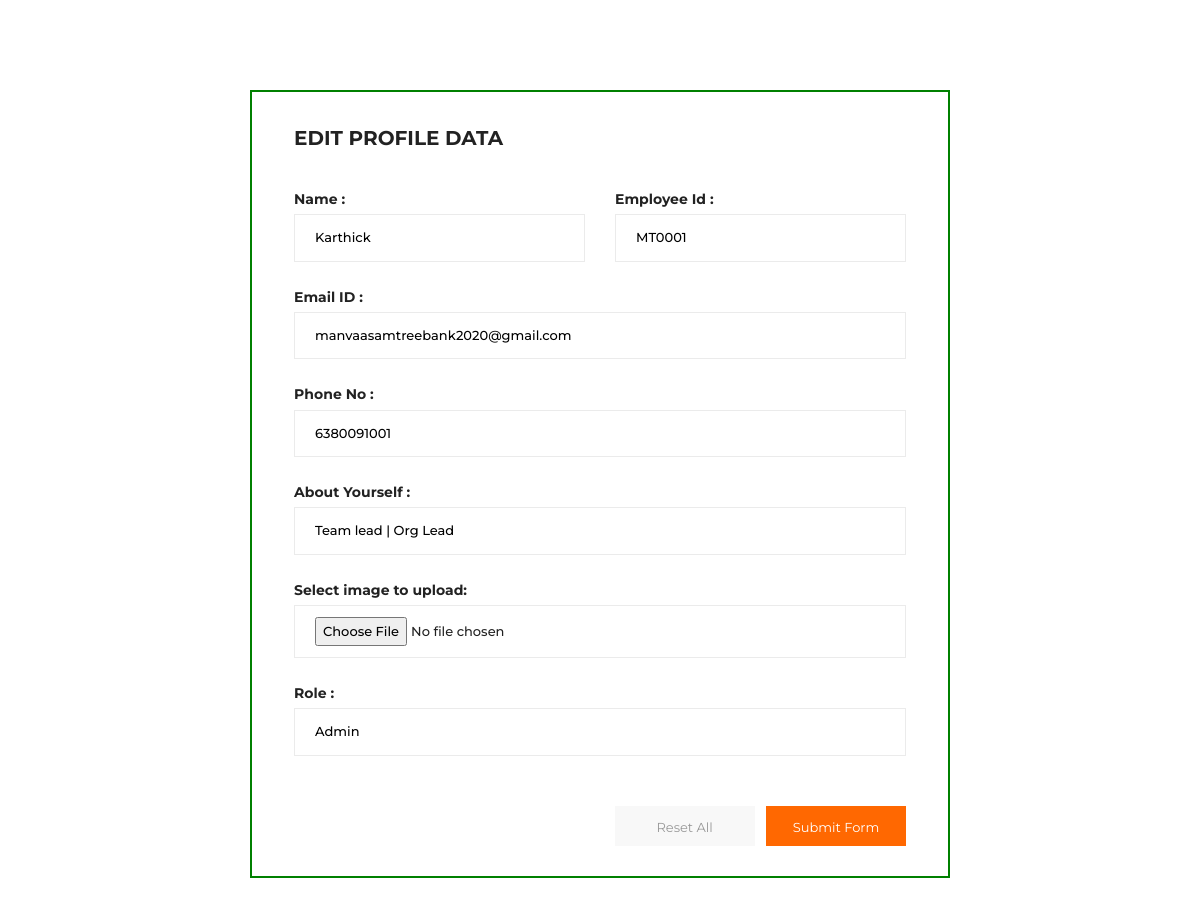
The page /employee/EditProfile.php?user_name=MT0001 (signed in) on the database its author committed.
### tables this page shows
CREATE TABLE `employees` (
  `id` int(10) NOT NULL,
  `user_name` varchar(225) DEFAULT NULL,
  `password` varchar(225) DEFAULT NULL,
  `name` varchar(50) NOT NULL,
  `timeSpend` int(11) NOT NULL DEFAULT 0,
  `gForm` varchar(255) NOT NULL,
  `about` text DEFAULT NULL,
  `email` varchar(255) DEFAULT NULL,
  `phone` varchar(255) DEFAULT NULL,
  `enable` int(11) NOT NULL DEFAULT 1,
  `role` varchar(255) NOT NULL DEFAULT 'employee'
);

### employee/EditProfile.php (the view, shortened to what this page needs)
<?php
if ($_SERVER['REQUEST_METHOD'] == "GET") {
    if (isset($_GET['user_name'])) {
        $user_name = $_GET['user_name'];
        $db = new Database();
        $conn = $db->getConnection();
        $sql = "SELECT * FROM `employees` WHERE user_name = :user_name";
        $stmt = $conn->prepare($sql);
        $stmt->bindParam(':user_name', $user_name);
        $stmt->execute();
        $result = $stmt->fetchAll();
        if (count($result) > 0) {
            $user_name = $result[0]['user_name'];
            $name = $result[0]['name'];
            $about = $result[0]['about'];
            $email = $result[0]['email'];
            $phone = $result[0]['phone'];
            $role = $result[0]['role'];
            if ($_SESSION['role'] == 'admin' || ($_SESSION['user_name'] == $user_name)) {
?>
                <!DOCTYPE html>
                <html lang="en">
                <head>
                    <link rel="stylesheet" href="https://cdn.jsdelivr.net/npm/bootstrap@5.0.2/dist/css/bootstrap.min.css" />
                    <link rel="stylesheet" href="formstyle.css">
                </head>
                <body class="body">
                    <div class="main">
                        <div class="container" style="overflow-x: auto">
                            <div class="signup-form">
                                <form method="POST" class="leave-form" id="leave-form" enctype="multipart/form-data">
                                    <h2>Edit Profile Data</h2>
                                    <div class="form-row">
                                        <div class="form-group">
                                            <label for="name">Name :</label>
                                            <input type="text" name="name" id="name" required="" value="<?php echo $name; ?>">
                                        </div>
                                        <div class="form-group">
                                            <label for="id">Employee Id :</label>
                                            <input type="text" name="user_name" id="user_name" required="" readonly="true" value="<?php echo $user_name; ?>">
                                        </div>
                                    </div>
                                    <div class="form-group">
                                        <label for="email">Email ID :</label>
                                        <input type="email" name="email" id="email" placeholder="Enter Email" value="<?php echo $email; ?>" />
                                    </div>
                                    <div class="form-group">
                                        <label for="phone">Phone No :</label>
                                        <input type="number" name="phone" id="phone" placeholder="Enter Phone" value="<?php echo $phone; ?>" />
                                    </div>
                                    <div class="form-group">
                                        <label for="reason">About Yourself :</label>
                                        <input type="text" name="about" id="about" placeholder="Enter one liner about yourself" value="<?php echo $about; ?>" />
                                    </div>
                                    <div class="form-group">
                                        <label for="reason"> Select image to upload:</label>
                                        <input type="file" name="profileimg" id="profileimg" placeholder="upload your profile"  />
                                    </div>
                                    <?php
                                    if ($_SESSION['role'] == "admin") {
                                        echo '<div class="form-group">
                                    <label for="role">Role :</label>
                                    <select name="role" id="role" required="">';
                                        if ($role == "admin") {
                                            echo '<option value="admin" selected>Admin</option>
                                        <option value="employee">Employee</option>';
                                        } else {
                                            echo '<option value="admin">Admin</option>
                                        <option value="employee" selected>Employee</option>';
                                        }
                                        echo '
                                    </select>
                                </div>';
                                    }
                                    ?>
                                    <div class="form-submit">
                                        <input type="reset" value="Reset All" class="submit" name="reset" id="reset">
                                        <input type="submit" value="Submit Form" class="submit" name="submit" id="submit">
                                    </div>
                                </form>
                            </div>
                        </div>
                    </div>
                </body>
                </html>
<?php
            } else {
                echo 'You are not authorized to access this page';
            }
        } else {
            echo "No Employee Found";
        }
    } else {
        echo "Error: No id found";
    }
}

### employee/formstyle.css (style rules this page uses)
display-flex, .signup-content, .form-row, .form-radio, .select-icon, .select-icon i { display: flex; display: -webkit-flex; }
input, select, textarea { outline: none; appearance: unset !important; -moz-appearance: unset !important; -webkit-appearance: unset !important; -o-appearance: unset !important; -ms-appearance: unset !important; }
input[type="number"] { -moz-appearance: textfield !important; appearance: none !important; -webkit-appearance: none !important; }
h2 { line-height: 1.66; margin: 0; padding: 0; font-weight: 700; color: #222; font-family: "Montserrat"; font-size: 20px; text-transform: uppercase; margin-bottom: 32px; }
.body { font-size: 13px; line-height: 1.8; color: #222; font-weight: 400; background-image: url("https://i.imgur.com/GMmCQHC.png"); background-repeat: no-repeat; background-size: 100% 100%; padding: 90px 0; }
.container { width: 700px; position: relative; margin: 0 auto; background: white; border: 2px solid green; }
.leave-form { padding: 30px; }
.form-row { margin: 0 -15px; }
.form-row .form-group { width: 50%; padding: 0 15px; }
.form-group { margin-bottom: 23px; position: relative; }
input, select { display: block; width: 100%; border: 1px solid #ebebeb; padding: 11px 20px; box-sizing: border-box; font-family: "Montserrat"; font-weight: 500; font-size: 13px; }
label { font-size: 14px; font-weight: bold; font-family: "Montserrat"; margin-bottom: 2px; display: block; }
select { appearance: none !important; -moz-appearance: none !important; -webkit-appearance: none !important; -o-appearance: none !important; -ms-appearance: none !important; position: relative; background: 0 0; z-index: 10; cursor: pointer; }
.form-submit { text-align: right; padding-top: 27px; }
.submit { width: 140px; height: 40px; display: inline-block; font-weight: 400; font-size: 13px; padding: 10px; border: none; cursor: pointer; }
#reset { background: #f8f8f8; color: #999; margin-right: 8px; }
#submit { background: #ff6801; color: #fff; }

### rows shown on the page
employees: name "Karthick", user_name "MT0001", email "manvaasamtreebank2020@gmail.com", phone "6380091001", about "Team lead | Org Lead", role "Admin"
